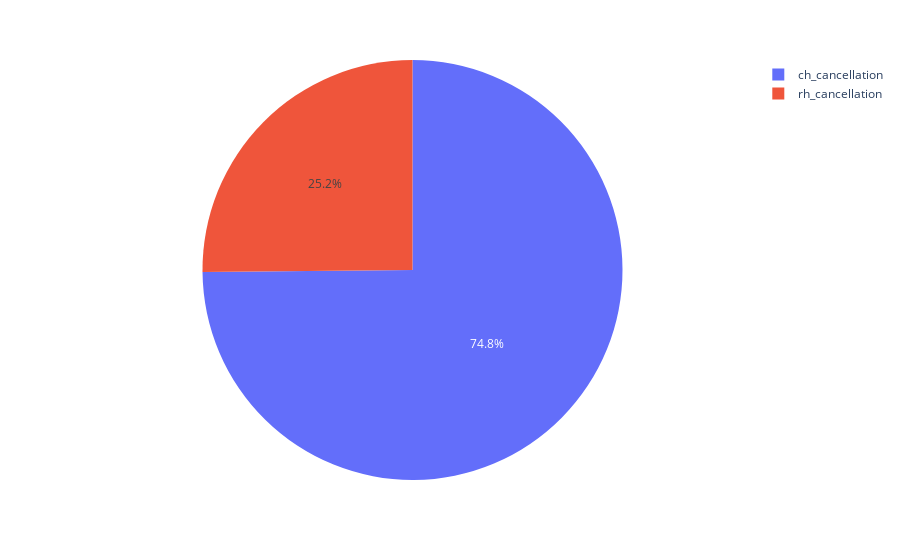

Here is the notebook cell this chart was saved with:
### Code cell
px.pie(data_frame=cancel,values=[11120,33079],names=['rh_cancellation','ch_cancellation'])

### Figure 1 — Plotly figure (JSON) as saved in the notebook; plotly's stock layout.template omitted (floating-point values rounded to 4 significant figures)
{"data": [{"domain": {"x": [0, 1], "y": [0, 1]}, "hovertemplate": "label=%{label}<br>value=%{value}<extra></extra>", "labels": ["rh_cancellation", "ch_cancellation"], "legendgroup": "", "name": "", "showlegend": true, "type": "pie", "values": [11120, 33079]}], "layout": {"legend": {"tracegroupgap": 0}, "margin": {"t": 60}}}
